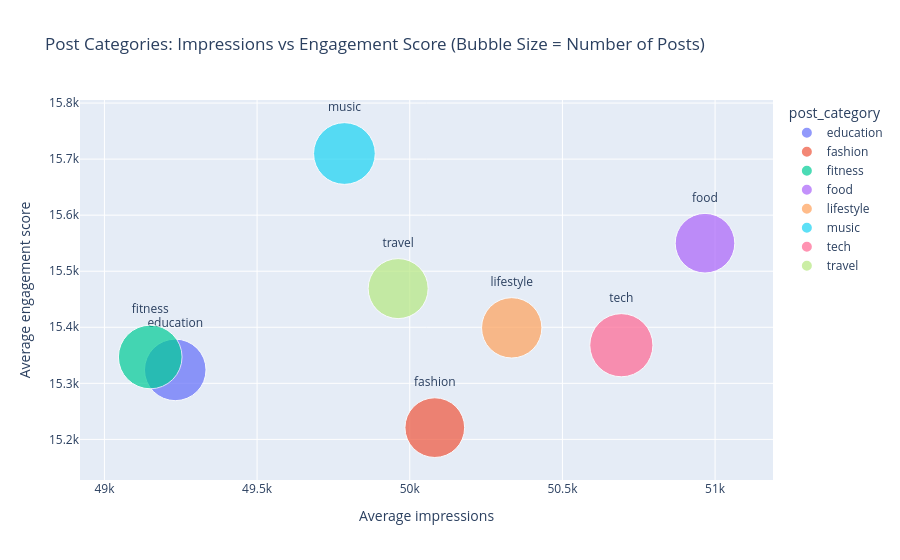

Notebook code for this chart:
### Code cell
bubble = (
    df_clean.groupby("post_category")
    .agg(
        posts=("post_id", "count"),
        avg_impressions=("impression_count", "mean"),
        avg_score=("engagement_score", "mean"),
    )
    .round(0)
    .reset_index()
)

fig = px.scatter(
    bubble, x="avg_impressions", y="avg_score",
    size="posts", color="post_category", text="post_category",
    size_max=45,
    title="Post Categories: Impressions vs Engagement Score (Bubble Size = Number of Posts)",
    labels={"avg_impressions": "Average impressions", "avg_score": "Average engagement score"},
)
fig.update_traces(textposition="top center")
fig.show()

### Figure 1 — Plotly figure (JSON) as saved in the notebook; plotly's stock layout.template omitted (floating-point values rounded to 4 significant figures)
{"data": [{"hovertemplate": "post_category=%{text}<br>Average impressions=%{x}<br>Average engagement score=%{y}<br>posts=%{marker.size}<extra></extra>", "legendgroup": "education", "marker": {"color": "#636efa", "size": [631], "sizemode": "area", "sizeref": 0.3333, "symbol": "circle"}, "mode": "markers+text", "name": "education", "orientation": "v", "showlegend": true, "text": ["education"], "textposition": "top center", "type": "scatter", "x": [49230.0], "xaxis": "x", "y": [15320.0], "yaxis": "y"}, {"hovertemplate": "post_category=%{text}<br>Average impressions=%{x}<br>Average engagement score=%{y}<br>posts=%{marker.size}<extra></extra>", "legendgroup": "fashion", "marker": {"color": "#EF553B", "size": [594], "sizemode": "area", "sizeref": 0.3333, "symbol": "circle"}, "mode": "markers+text", "name": "fashion", "orientation": "v", "showlegend": true, "text": ["fashion"], "textposition": "top center", "type": "scatter", "x": [50080.0], "xaxis": "x", "y": [15220.0], "yaxis": "y"}, {"hovertemplate": "post_category=%{text}<br>Average impressions=%{x}<br>Average engagement score=%{y}<br>posts=%{marker.size}<extra></extra>", "legendgroup": "fitness", "marker": {"color": "#00cc96", "size": [675], "sizemode": "area", "sizeref": 0.3333, "symbol": "circle"}, "mode": "markers+text", "name": "fitness", "orientation": "v", "showlegend": true, "text": ["fitness"], "textposition": "top center", "type": "scatter", "x": [49150.0], "xaxis": "x", "y": [15350.0], "yaxis": "y"}, {"hovertemplate": "post_category=%{text}<br>Average impressions=%{x}<br>Average engagement score=%{y}<br>posts=%{marker.size}<extra></extra>", "legendgroup": "food", "marker": {"color": "#ab63fa", "size": [593], "sizemode": "area", "sizeref": 0.3333, "symbol": "circle"}, "mode": "markers+text", "name": "food", "orientation": "v", "showlegend": true, "text": ["food"], "textposition": "top center", "type": "scatter", "x": [50970.0], "xaxis": "x", "y": [15550.0], "yaxis": "y"}, {"hovertemplate": "post_category=%{text}<br>Average impressions=%{x}<br>Average engagement score=%{y}<br>posts=%{marker.size}<extra></extra>", "legendgroup": "lifestyle", "marker": {"color": "#FFA15A", "size": [607], "sizemode": "area", "sizeref": 0.3333, "symbol": "circle"}, "mode": "markers+text", "name": "lifestyle", "orientation": "v", "showlegend": true, "text": ["lifestyle"], "textposition": "top center", "type": "scatter", "x": [50330.0], "xaxis": "x", "y": [15400.0], "yaxis": "y"}, {"hovertemplate": "post_category=%{text}<br>Average impressions=%{x}<br>Average engagement score=%{y}<br>posts=%{marker.size}<extra></extra>", "legendgroup": "music", "marker": {"color": "#19d3f3", "size": [635], "sizemode": "area", "sizeref": 0.3333, "symbol": "circle"}, "mode": "markers+text", "name": "music", "orientation": "v", "showlegend": true, "text": ["music"], "textposition": "top center", "type": "scatter", "x": [49790.0], "xaxis": "x", "y": [15710.0], "yaxis": "y"}, {"hovertemplate": "post_category=%{text}<br>Average impressions=%{x}<br>Average engagement score=%{y}<br>posts=%{marker.size}<extra></extra>", "legendgroup": "tech", "marker": {"color": "#FF6692", "size": [665], "sizemode": "area", "sizeref": 0.3333, "symbol": "circle"}, "mode": "markers+text", "name": "tech", "orientation": "v", "showlegend": true, "text": ["tech"], "textposition": "top center", "type": "scatter", "x": [50690.0], "xaxis": "x", "y": [15370.0], "yaxis": "y"}, {"hovertemplate": "post_category=%{text}<br>Average impressions=%{x}<br>Average engagement score=%{y}<br>posts=%{marker.size}<extra></extra>", "legendgroup": "travel", "marker": {"color": "#B6E880", "size": [600], "sizemode": "area", "sizeref": 0.3333, "symbol": "circle"}, "mode": "markers+text", "name": "travel", "orientation": "v", "showlegend": true, "text": ["travel"], "textposition": "top center", "type": "scatter", "x": [49960.0], "xaxis": "x", "y": [15470.0], "yaxis": "y"}], "layout": {"legend": {"itemsizing": "constant", "title": {"text": "post_category"}, "tracegroupgap": 0}, "title": {"text": "Post Categories: Impressions vs Engagement Score (Bubble Size = Number of Posts)"}, "xaxis": {"anchor": "y", "domain": [0, 1], "title": {"text": "Average impressions"}}, "yaxis": {"anchor": "x", "domain": [0, 1], "title": {"text": "Average engagement score"}}}}
